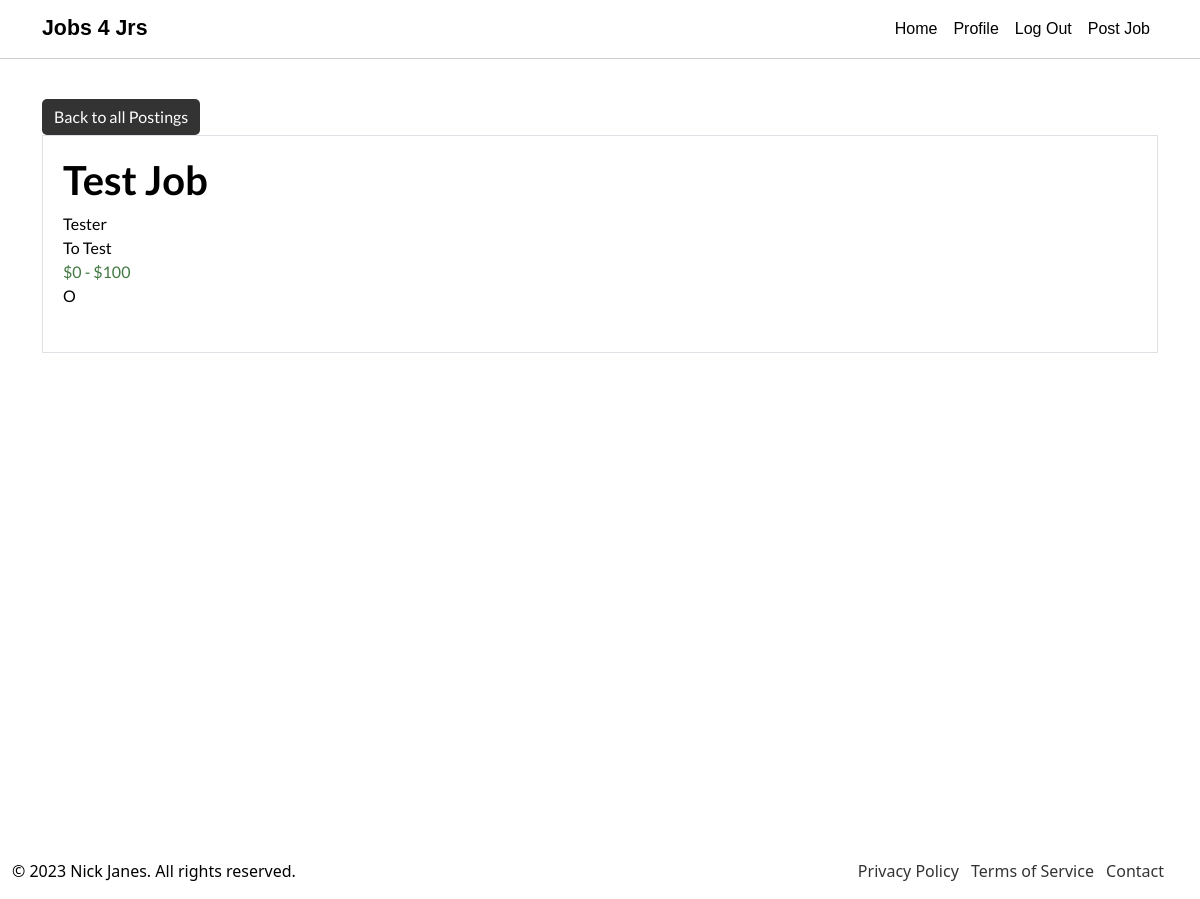
Page /posting/3 (signed in) on the committed database.
### posting/models.py (models this page shows, shortened)
class Posting(models.Model):
  owner = models.ForeignKey(User, on_delete=models.CASCADE)
  title = models.CharField(max_length=100)
  company = models.CharField(max_length=100)
  location = models.CharField(max_length=100)
  description = models.CharField(max_length=10000)
  salary_low = models.IntegerField()
  salary_high = models.IntegerField()
  flexibility = models.CharField(max_length=1, choices=(("O", "Onsite"), ("H", "Hybrid"), ("R", "Remote")), default="O")
  def _get_tags(self):
    return [str(x) for x in PostingTag.objects.filter(posting__pk=self.pk)]
  _get_tags.short_description = 'tags'

### posting/views.py (the view)
# urls.py: path('', include("posting.urls")),
def posting(request, posting_id):
  posting = Posting.objects.get(id=posting_id)
  return render(request, 'posting-detailed.html', {'posting': posting})

### templates/posting-detailed.html (shortened to what this page needs)
{% extends 'base.html' %}
{% block content %}
<a href="{% url 'home' %}">
  <button>Back to all Postings</button>
</a>
<div class="posting border">
  <div class="posting-detailed">
    <h1 class="title">{{ posting.title }}</h1>
    <div class="company">{{ posting.company }}</div>
    <div class="description">{{ posting.description }}</div>
    <div class="salary">${{posting.salary_low}} - ${{posting.salary_high}}</div>
    <div class="flexibility">{{ posting.flexibility }}</div>
  </div>
</div>
{% endblock %}

### static/css/main.css (style rules this page uses)
body { height: 100%; color: #000; }
a, a:visited { text-decoration: none; color: #333; }
button { padding: 6px 12px; border: none; border-radius: 5px; font-size: 16px; cursor: pointer; transition: background-color 0.3s ease; color: white; background-color: #333; }
.posting { padding: 10px; border: 1px solid #ccc; }
.posting .title { display: inline-block; margin-right: 10px; font-weight: bold; }
.posting-detailed { padding: 10px; border-radius: 10px; margin-bottom: 24px; }
.posting .salary { margin-right: 10px; color: rgb(66, 121, 66); }

### rows in the picture
Posting: title "Test Job", company "Tester", description "To Test", salary_low "0", salary_high "100", flexibility "O"
